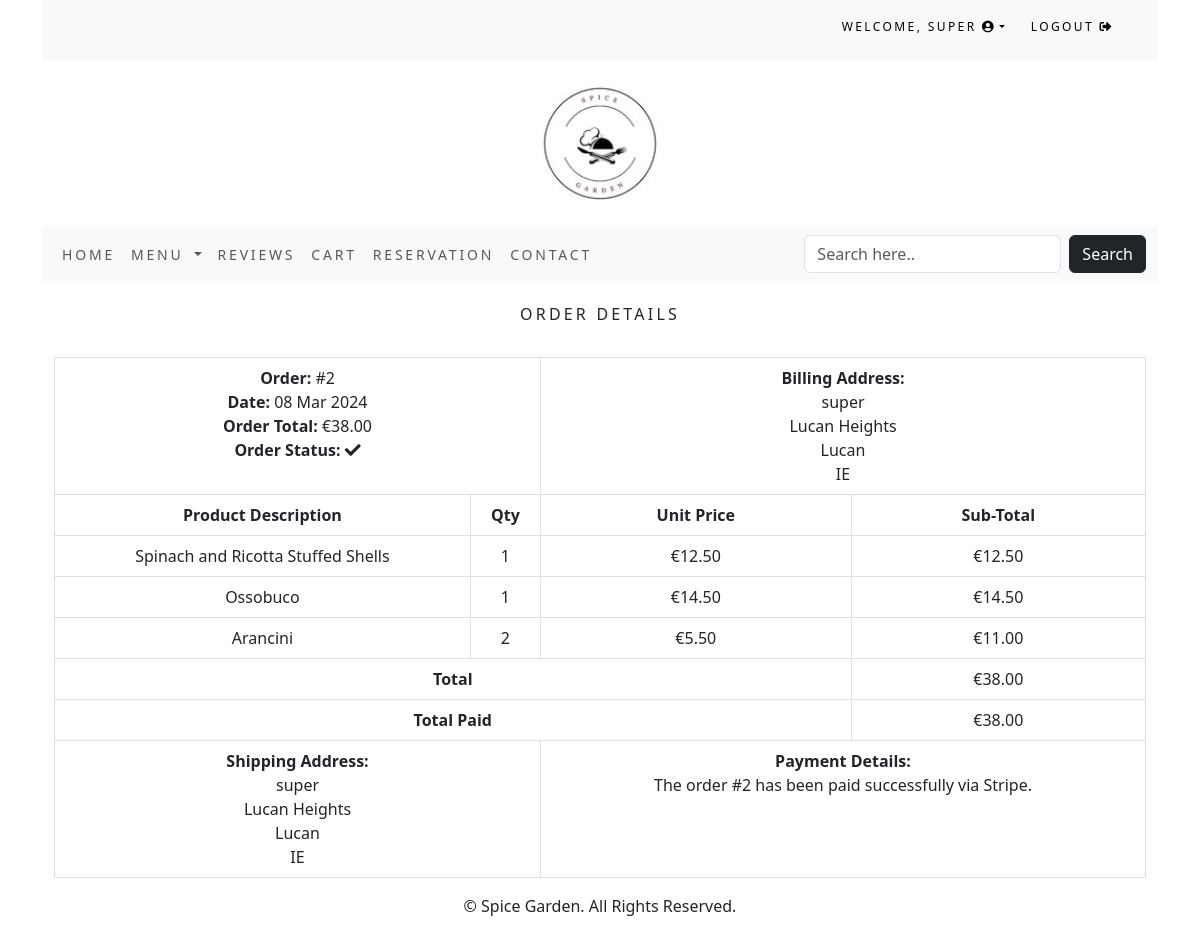
Page /order/2/ (signed in) on the committed database.
### accounts/models.py (models this page shows)
class CustomUser(AbstractUser):
    age = models.PositiveIntegerField(null=True, blank=True)
    groups = models.ManyToManyField(
        'auth.Group',
        related_name='customuser_groups',
        blank=True,
    )
    user_permissions = models.ManyToManyField(
        'auth.Permission',
        related_name='customuser_permissions',
        blank=True,
    )
    phone_number = models.CharField(max_length=15, blank=True)
    address = models.CharField(max_length=255, blank=True)
    last_edit = models.DateTimeField(auto_now=True)

### order/models.py (models this page shows, shortened)
class Order(models.Model):
    token = models.CharField(max_length=250, blank=True)
    total = models.DecimalField(max_digits=10, decimal_places=2,
verbose_name='Euro Order Total')
    emailAddress = models.EmailField(max_length=250, blank=True,
verbose_name='Email Address')
    created = models.DateTimeField(auto_now_add=True)
    billingName = models.CharField(max_length=250, blank=True)
    billingAddress1 = models.CharField(max_length=250, blank=True)
    billingCity = models.CharField(max_length=250, blank=True)
    billingPostcode = models.CharField(max_length=10, blank=True)
    billingCountry = models.CharField(max_length=200, blank=True)
    shippingName = models.CharField(max_length=250, blank=True)
    shippingAddress1 = models.CharField(max_length=250, blank=True)
    shippingCity = models.CharField(max_length=250, blank=True)
    shippingPostcode = models.CharField(max_length=10, blank=True)
    shippingCountry = models.CharField(max_length=200, blank=True)
    voucher = models.ForeignKey(Voucher,
                                related_name='orders',
                                null=True,
                                blank=True,
                                on_delete=models.SET_NULL)
    discount = models.IntegerField(default = 0,
                                validators=[MinValueValidator(0),
                                MaxValueValidator(100)])
    class Meta:
        db_table = 'Order'
        ordering = ['-created']

class OrderItem(models.Model):
    food = models.CharField(max_length=250)
    quantity = models.IntegerField()
    price = models.DecimalField(max_digits=10, decimal_places=2,
verbose_name='Euro Price')
    order = models.ForeignKey(Order, on_delete=models.CASCADE)
    class Meta:
        db_table = 'OrderItem'
    def sub_total(self):
        return self.quantity * self.price

### order/views.py (the view)
# urls.py: path('<int:order_id>/', views.orderDetail.as_view(), name='order_detail'),
class orderDetail(LoginRequiredMixin, View):
    def get(self, request, order_id):
        if request.user.is_authenticated:
            email = str(request.user.email)
            order = Order.objects.get(id=order_id, emailAddress=email)
            order_items = OrderItem.objects.filter(order=order)
        return render(request, 'order/order_detail.html', {'order': order, 'order_items': order_items})

### accounts/templatetags/auth_extras.py (called while the page is built)
@register.filter(name='has_group')
def has_group(user, group_name):
    group = Group.objects.get(name=group_name)
    return True if group in user.groups.all() else False

### cart/context_processors.py (called while the page is built)
def counter(request):
  item_count = 0
  if 'admin' in request.path:
    return {}
  else:
      try:
        cart = Cart.objects.filter(cart_id=_cart_id(request))
        cart_items = CartItem.objects.all().filter(cart=cart[:1])
        for cart_item in cart_items:
            item_count += cart_item.quantity
      except Cart.DoesNotExist:
        item_count = 0
  return {'item_count':item_count}

### cart/views.py (called while the page is built)
def _cart_id(request):
  cart = request.session.session_key
  if not cart:
    cart = request.session.create()
  return cart

### restaurant/context_processors.py (called while the page is built)
def menu_links(request):
    links = Category.objects.all()
    return {'links': links}

### restaurant/models.py (called while the page is built)
    def get_absolute_url(self):
        return reverse('restaurant:foods_by_category', args=[self.id])

### order/templates/order/order_detail.html (shortened to what this page needs)
{% extends "base.html" %}
{% load static %}
{% block content %}
<div class="container">
    <div class="text-center">
        <br>
        <h1 class="text-center my_title">Order Details</h1>
        <br>
        <table class="table table-bordered">
            <tr>
                <td class="text-left" colspan="2">
                    <b>Order: </b>#{{ order.id }}<br>
                    <b>Date: </b>{{ order.created|date:"d M Y" }}<br>
                    <b>Order Total: </b>€{{ order.total }}<br>
                    <b>Order Status: </b><i class="fas fa-check"></i>
                </td>
                <td class="text-left" colspan="2">
                    <b>Billing Address: </b><br>
                    {{ order.billingName }}<br>
                    {{ order.billingAddress1 }}<br>
                    {{ order.billingCity }}<br>
                    {{ order.billingCountry }}<br>
                </td>
            </tr>
            <tr>
                <td><b>Product Description</b></td>
                <td><b>Qty</b></td>
                <td><b>Unit Price</b></td>
                <td><b>Sub-Total</b></td>
            </tr>
            {% for item in order_items %}
            <tr>
                <td>{{ item.food }}</td>
                <td>{{ item.quantity }}</td>
                <td>€{{ item.price }}</td>
                <td>€{{ item.sub_total }}</td>
            </tr>
            {% endfor %}
            <tr>
                <td class="text-right" colspan="3"><b>Total</b></td>
                <td>€{{ order.total }}</td>
            </tr>
            <tr>
                <td class="text-right" colspan="3"><b>Total Paid</b></td>
                <td>€{{ order.total }}</td>
            </tr>
            <tr>
                <td class="text-left" colspan="2">
                    <b>Shipping Address: </b><br>
                    {{ order.shippingName }}<br>
                    {{ order.shippingAddress1 }}<br>
                    {{ order.shippingCity }}<br>
                    {{ order.shippingCountry }}<br>
                </td>
                <td class="text-left" colspan="2">
                    <b>Payment Details: </b><br>
                    The order #{{ order.id }} has been paid successfully via Stripe.
                </td>
            </tr>
        </table>
    </div>
</div>
{% endblock content %}

### restaurant/templates/top-navbar.html (shortened to what this page needs)
{% load auth_extras %}
<div class="container">
    <div class="my_custom_menu">
        <ul>
            {% if user.is_authenticated %}
            <li>
                Welcome, <a href="#" class="dropdown-toggle" data-bs-toggle="dropdown"
                aria-haspopup="true" aria-expanded="false">{{ user.username }}
                <i class="fas fa-user-circle"></i></a>
            </li>
            <li>
                <a href="{% url 'logout' %}">Logout <i class="fas fa-sign-out-alt"></i></a>
            </li>
            {% endif %}
        </ul>
    </div>
</div>

### static/css/custom.css (style rules this page uses)
.my_title { font-size: 16px; text-transform: uppercase; letter-spacing: .2em; }
.my_custom_menu { text-align: right !important; }
.my_custom_menu ul li { list-style: none; color: #000; text-transform: uppercase; letter-spacing: .2em; font-size: 12px; padding-right: 20px; display: inline; }
.my_custom_menu ul li a { text-decoration: none; color: #000; list-style: none; text-transform: uppercase; letter-spacing: .2em; font-size: 12px; }

### rows in the picture
CustomUser: username "SUPER"
Order: id "2", created "08 Mar 2024", total "38.00", billingName "super", billingAddress1 "Lucan Heights", billingCity "Lucan", billingCountry "IE", shippingName "super", shippingAddress1 "Lucan Heights", shippingCity "Lucan", shippingCountry "IE"
OrderItem: food "Spinach and Ricotta Stuffed Shells", quantity "1", price "12.50", sub_total "12.50"
OrderItem: food "Ossobuco", quantity "1", price "14.50", sub_total "14.50"
OrderItem: food "Arancini", quantity "2", price "5.50", sub_total "11.00"
